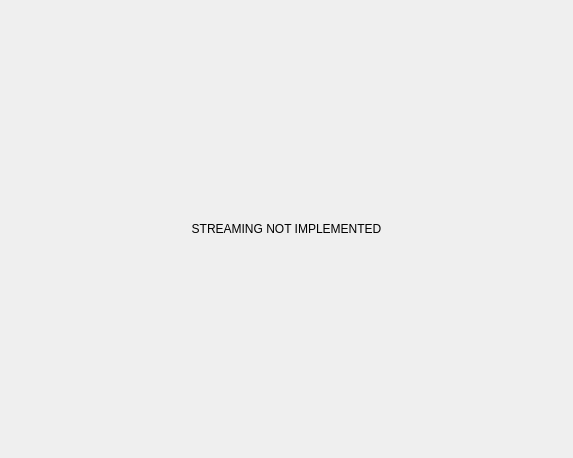
<?xml version="1.0" encoding="UTF-8"?>
<ui version="4.0">
 <class>DetectorStreamWidget</class>
 <widget class="QWidget" name="DetectorStreamWidget">
  <property name="geometry">
   <rect>
    <x>0</x>
    <y>0</y>
    <width>573</width>
    <height>458</height>
   </rect>
  </property>
  <property name="windowTitle">
   <string>Form</string>
  </property>
  <layout class="QVBoxLayout" name="verticalLayout">
   <item>
    <widget class="QLabel" name="label">
     <property name="text">
      <string>STREAMING NOT IMPLEMENTED</string>
     </property>
     <property name="alignment">
      <set>Qt::AlignCenter</set>
     </property>
    </widget>
   </item>
  </layout>
 </widget>
 <resources/>
 <connections/>
</ui>
